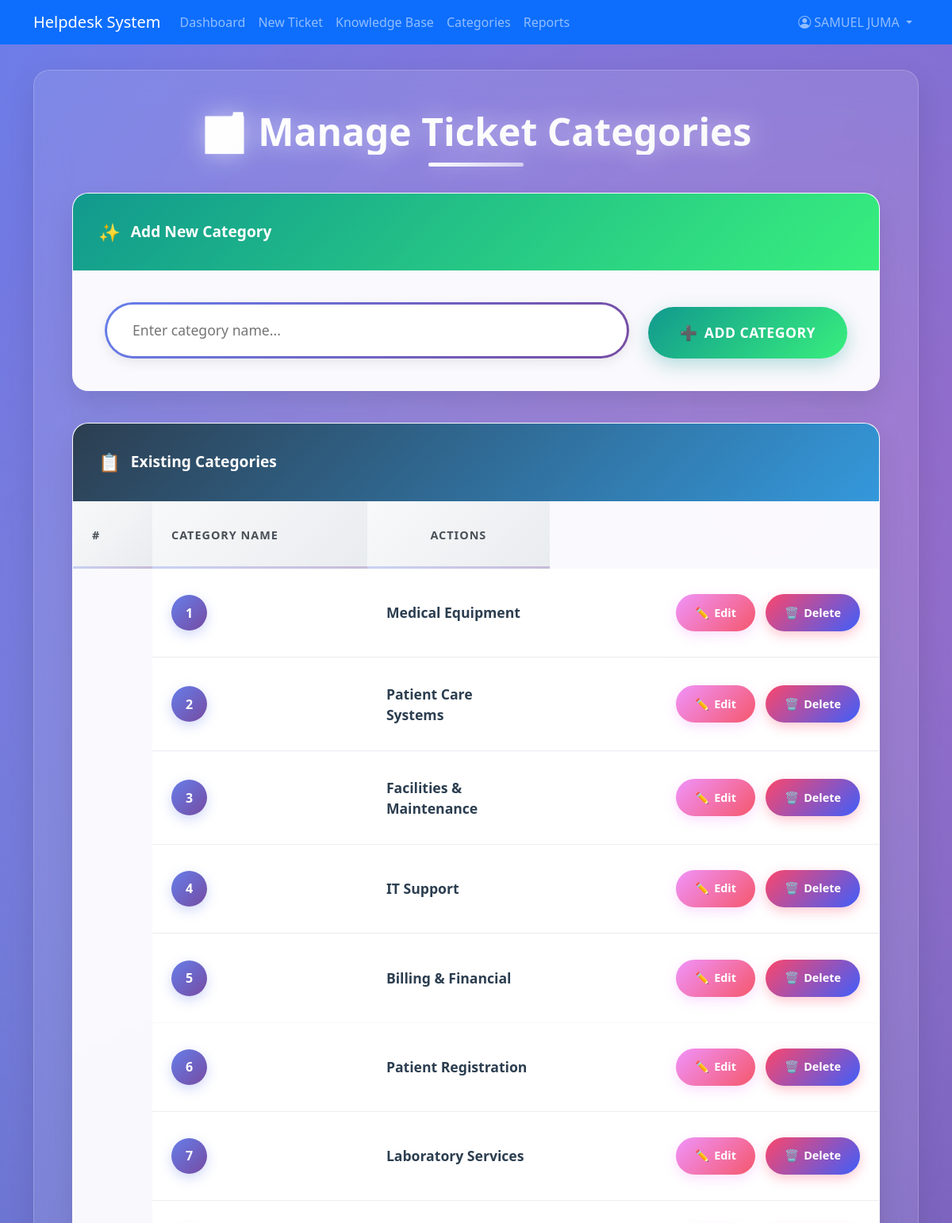
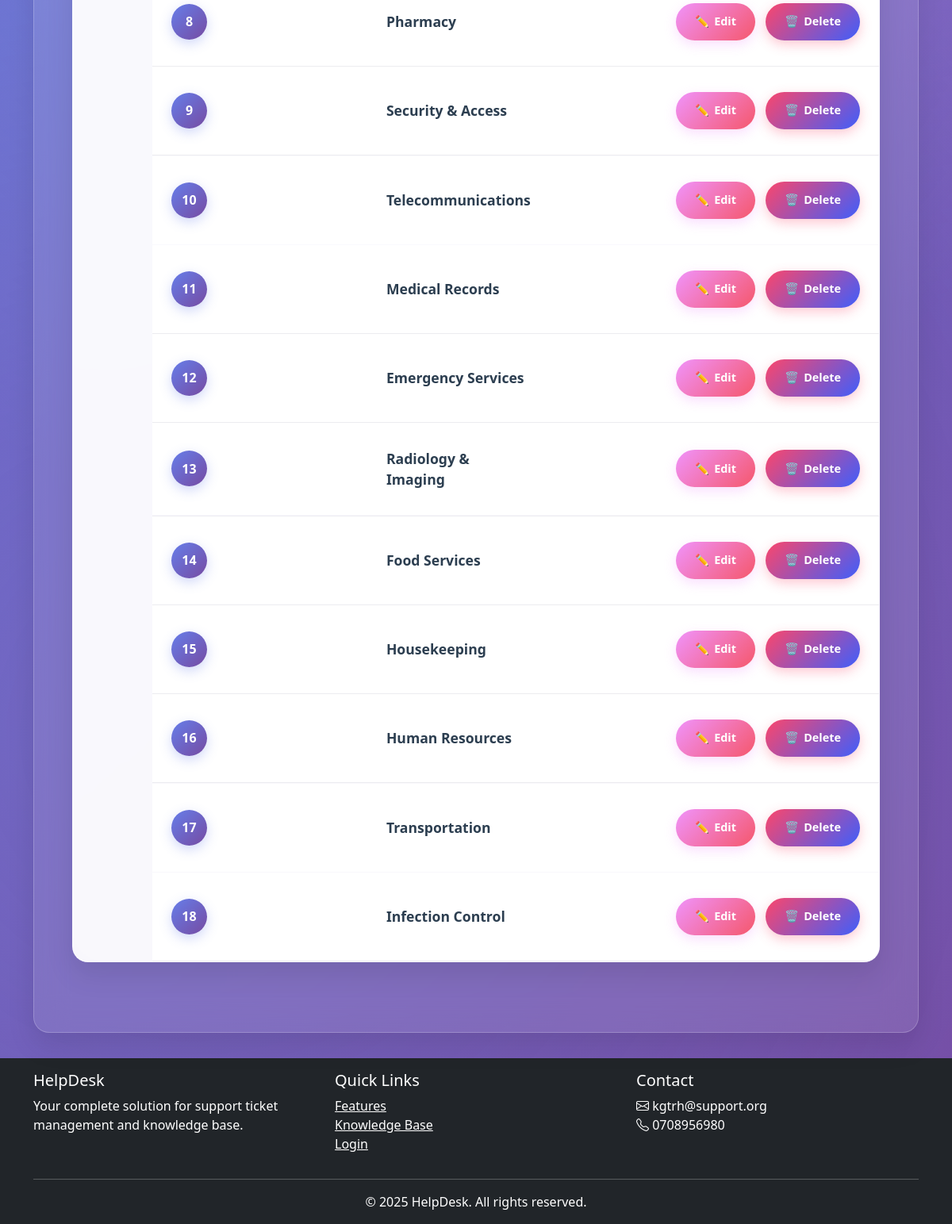
The app's page /helpdesk/categories/ (signed in) with its own data (2 pictures, top to bottom).
### users/models.py (models this page shows, shortened)
class User(AbstractUser):
    ROLE_CHOICES = (
        ('Admin', 'Admin'),
        ('Technician', 'Technician'),
        ('Employee', 'Employee'),
    )
    USER_TYPE_CHOICES = (
        ('ADMIN', 'Admin'),
        ('TECH', 'Technician'),
        ('EMP', 'Employee'),
    )
    role = models.CharField(max_length=20, choices=ROLE_CHOICES, default='Employee')
    user_type = models.CharField(max_length=10, choices=USER_TYPE_CHOICES, default='EMP')
    department = models.CharField(max_length=100, blank=True)
    phone = models.CharField(max_length=20, blank=True)
    profile_picture = models.ImageField(upload_to='profile_pics/', blank=True, null=True)
    @property
    def is_admin(self):
        return self.user_type == 'ADMIN'

### tickets/models.py (models this page shows, shortened)
class Category(models.Model):
    name = models.CharField(max_length=100, unique=True)
    description = models.TextField(blank=True)
    is_active = models.BooleanField(default=True)
    default_assignee = models.ForeignKey(
        settings.AUTH_USER_MODEL,
        on_delete=models.SET_NULL,
        null=True,
        blank=True,
        related_name='default_categories',
        limit_choices_to={'role': 'admin,technician'},
        help_text="Optional: Assign a default technician to handle tickets in this category."
    )
    class Meta:
        verbose_name_plural = "Categories"

### helpdes/views.py (the view)
# urls.py: path('categories/', views.manage_categories, name='manage_categories'),
@login_required
def manage_categories(request):
    if not (request.user.is_superuser or getattr(request.user, 'is_admin', False)):
        messages.error(request, 'You do not have permission to manage categories.')
        return redirect('helpdesk:dashboard')
    categories = Category.objects.all().annotate(ticket_count=Count('tickets'))
    if request.method == 'POST':
        form = TicketCategoryForm(request.POST)
        if form.is_valid():
            form.save()
            messages.success(request, 'Category created successfully!')
            return redirect('helpdesk:manage_categories')
    else:
        form = TicketCategoryForm()
    context = {
        'categories': categories,
        'form': form,
    }
    return render(request, 'helpdesk/manage_categories.html', context)

### tickets/forms.py
class TicketCategoryForm(forms.ModelForm):
    class Meta:
        model = TicketCategory
        fields = ['name', 'description', 'default_assignee']  # Include the field explicitly
    def __init__(self, *args, **kwargs):
        super().__init__(*args, **kwargs)
        if 'default_assignee' in self.fields:
            self.fields['default_assignee'].queryset = User.objects.filter(user_type__in=['TECH', 'ADMIN'])

### templates/helpdesk/manage_categories.html (shortened to what this page needs)
{% extends 'base.html' %}
{% block content %}
<div class="page-container fade-in">
  <h1 class="page-title scale-in">
    🗂️ Manage Ticket Categories
  </h1>
  <div class="enhanced-card slide-in">
    <div class="card-header-gradient success-header">
      <div style="display: flex; align-items: center; gap: 0.8rem;">
        <span style="font-size: 1.4rem;">✨</span>
        Add New Category
      </div>
    </div>
    <div class="form-container">
      <form method="post">
        <div class="input-with-button">
          <input type="text"
                 name="name"
                 class="modern-input"
                 placeholder="Enter category name..."
                 required>
          <button type="submit" class="modern-btn btn-add">
            <span>➕</span>
            Add Category
          </button>
        </div>
      </form>
    </div>
  </div>
  <div class="enhanced-card slide-in" style="animation-delay: 0.3s;">
    <div class="card-header-gradient dark-header">
      <div style="display: flex; align-items: center; gap: 0.8rem;">
        <span style="font-size: 1.4rem;">📋</span>
        Existing Categories
      </div>
    </div>
    <div class="table-container">
      {% if categories %}
        <table class="table modern-table">
          <thead>
            <tr>
              <th style="width: 100px;">#</th>
              <th>Category Name</th>
              <th style="width: 200px; text-align: center;">Actions</th>
            </tr>
          </thead>
          <tbody>
            {% for category in categories %}
              <tr class="scale-in" style="animation-delay: {{ forloop.counter0|add:4|floatformat:1 }}00ms;">
                <td>
                  <div class="category-number">{{ forloop.counter }}</div>
                </td>
                <td>
                  <div class="category-name">{{ category.name }}</div>
                </td>
                <td>
                  <div class="action-buttons">
                    <a href="{% url 'edit_category' category.id %}" class="btn-sm btn-edit">
                      <span>✏️</span>
                      Edit
                    </a>
                    <a href="{% url 'helpdesk:delete_category' category.id %}"
                       class="btn-sm btn-delete"
                       onclick="return confirm('⚠️ Are you sure you want to delete this category?\n\nThis action cannot be undone!');">
                      <span>🗑️</span>
                      Delete
                    </a>
                  </div>
                </td>
              </tr>
            {% endfor %}
          </tbody>
        </table>
      {% else %}
        <div class="empty-state fade-in">
          <div class="empty-state-icon">📂</div>
          <h3 style="color: #6c757d; font-weight: 400; margin-bottom: 1rem;">No categories found</h3>
          <p style="color: #adb5bd; margin: 0; font-size: 1.1rem;">Create your first category to get started!</p>
        </div>
      {% endif %}
    </div>
  </div>
</div>
{% endblock %}

### templates/base.html (shortened to what this page needs)
{% load static %}
<!DOCTYPE html>
<html lang="en">
<head>
    <link href="https://cdn.jsdelivr.net/npm/bootstrap@5.3.0/dist/css/bootstrap.min.css" rel="stylesheet" />
    <link rel="stylesheet" href="https://cdn.jsdelivr.net/npm/bootstrap-icons@1.10.0/font/bootstrap-icons.css" />
    <link rel="stylesheet" href="{% static 'css/styles.css' %}" />
</head>
<body>
    <div class="content-wrapper">
        <nav class="navbar navbar-expand-lg navbar-dark bg-primary">
            <div class="container">
                <a class="navbar-brand" href="{% url 'tickets:dashboard' %}">Helpdesk System</a>
                <div class="collapse navbar-collapse" id="navbarNav">
                    <ul class="navbar-nav me-auto">
                        <li class="nav-item">
                            <a class="nav-link" href="{% url 'tickets:dashboard' %}">Dashboard</a>
                        </li>
                        {% if user.is_authenticated %}
                            <li class="nav-item">
                                <a class="nav-link" href="{% url 'tickets:create_ticket' %}">New Ticket</a>
                            </li>
                            <li class="nav-item">
                                <a class="nav-link" href="{% url 'knowledgebase:article_list' %}">Knowledge Base</a>
                            </li>
                            {% if user.is_admin %}
                                <li class="nav-item">
                                    <a class="nav-link" href="{% url 'helpdes:manage_categories' %}">Categories</a>
                                </li>
                                <li class="nav-item">
                                    <a class="nav-link" href="{% url 'helpdes:reports' %}">Reports</a>
                                </li>
                            {% endif %}
                        {% endif %}
                    </ul>
                    <ul class="navbar-nav">
                        {% if user.is_authenticated %}
                            <li class="nav-item dropdown profile-dropdown">
                                <a class="nav-link dropdown-toggle" href="#" id="navbarDropdown" role="button" data-bs-toggle="dropdown">
                                    <i class="bi bi-person-circle"></i> {{ user.get_full_name|default:user.username }}
                                </a>
                            </li>
                        {% endif %}
                    </ul>
                </div>
            </div>
        </nav>
        <div class="container mt-4">
            {% block content %}{% endblock %}
        </div>
    </div>
    <footer class="footer py-3 bg-dark text-white">
        <div class="container">
            <div class="row">
                <div class="col-md-4">
                    <h5>HelpDesk</h5>
                    <p>Your complete solution for support ticket management and knowledge base.</p>
                </div>
                <div class="col-md-4">
                    <h5>Quick Links</h5>
                    <ul class="list-unstyled">
                        <li><a href="#features" class="text-white">Features</a></li>
                        <li><a href="{% url 'knowledgebase:article_list' %}" class="text-white">Knowledge Base</a></li>
                        <li><a href="{% url 'users:login' %}" class="text-white">Login</a></li>
                    </ul>
                </div>
                <div class="col-md-4">
                    <h5>Contact</h5>
                    <address>
                        <i class="bi bi-envelope"></i> kgtrh@support.org<br>
                        <i class="bi bi-telephone"></i> 0708956980
                    </address>
                </div>
            </div>
            <hr class="my-3">
            <div class="text-center">
                <p class="mb-0">&copy; {% now "Y" %} HelpDesk. All rights reserved.</p>
            </div>
        </div>
    </footer>
</body>
</html>

### templates/base.html (style rules this page uses)
html, body { height: 100%; }
body { display: flex; flex-direction: column; }
.content-wrapper { flex: 1 0 auto; }
.footer { flex-shrink: 0; }

### records on screen
User: get_full_name "SAMUEL JUMA"
Category: name "Medical Equipment"
Category: name "Patient Care Systems"
Category: name "Facilities & Maintenance"
Category: name "IT Support"
Category: name "Billing & Financial"
Category: name "Patient Registration"
Category: name "Laboratory Services"
Category: name "Pharmacy"
Category: name "Security & Access"
Category: name "Telecommunications"
Category: name "Medical Records"
Category: name "Emergency Services"
Category: name "Radiology & Imaging"
Category: name "Food Services"
Category: name "Housekeeping"
Category: name "Human Resources"
Category: name "Transportation"
Category: name "Infection Control"
